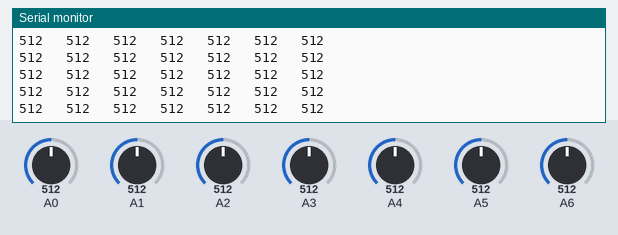
A sketch run on a simulated Arduino Nano, built with avr-gcc and run on an emulated ATmega328P. Shown: the last lines printed to the serial monitor. The test bench sets the inputs (shaded band); at power-on: A2 = 512, A4 = 512, A0 = 512, A1 = 512, A3 = 512, A5 = 512, A6 = 512.

Above: at 7.2 s.
7.3 s: A2 set to 109
At 7.35 s:
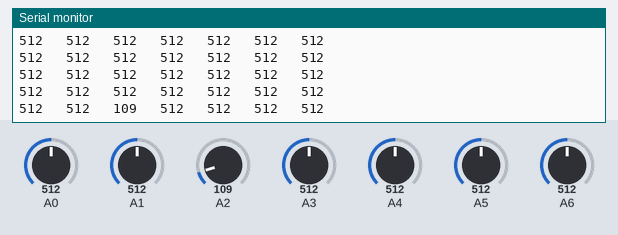
10.3 s: A2 set to 90
At 10.31 s:
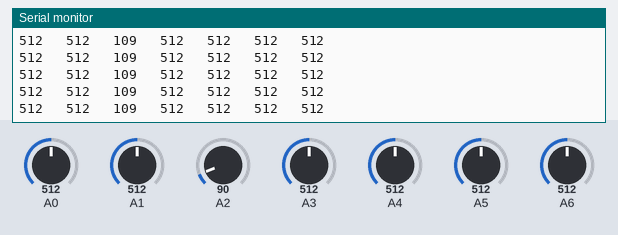
14.8 s: A4 set to 106
At 14.83 s:
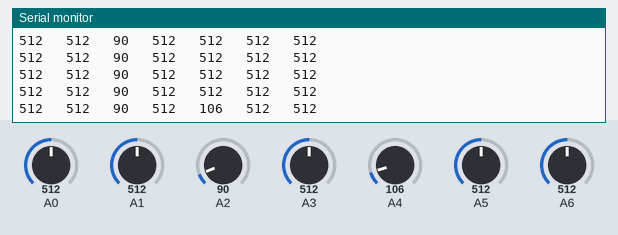
16.3 s: A4 set to 90
At 16.34 s:
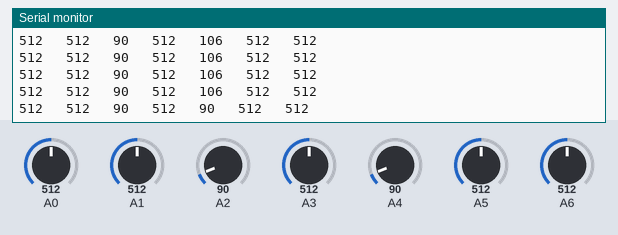
Timing chart, 0 to 19.3 s (numbered marks = the images above; inputs shaded):
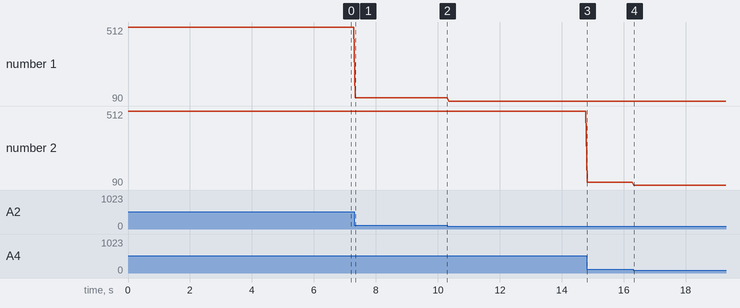

Measured:
- after the input at 7.3 s, the serial monitor: prints a new line at once (image 1)
- after the input at 14.8 s, the serial monitor: prints a new line at once (image 3)
- after the input at 16.3 s, the serial monitor: prints a new line at once (image 4)
- plotted number 1: 512 → 109 after the input at 7.3 s, 109 → 90 after the input at 10.3 s
- plotted number 2: 512 → 106 after the input at 14.8 s

The sketch:

SensorTest.ino
```cpp
/*
  Sample code to test the line sensor in the LFR robot
*/

void setup() {
  // Initialize serial communication at 9600 baud rate
  Serial.begin(9600);
}

void loop() {
  // Read analog values from line sensors
  int sensorValue0 = analogRead(A0);
  int sensorValue1 = analogRead(A1);
  int sensorValue2 = analogRead(A2);
  int sensorValue3 = analogRead(A3);
  int sensorValue4 = analogRead(A4);
  int sensorValue5 = analogRead(A5);
  int sensorValue6 = analogRead(A6);

  // Print out the analog values of each sensor
  Serial.print(sensorValue0);
  Serial.print("   ");
  Serial.print(sensorValue1);
  Serial.print("   ");
  Serial.print(sensorValue2);
  Serial.print("   ");
  Serial.print(sensorValue3);
  Serial.print("   ");
  Serial.print(sensorValue4);
  Serial.print("   ");
  Serial.print(sensorValue5);
  Serial.print("   ");
  Serial.println(sensorValue6);

  // Delay for 50 milliseconds before next reading
  delay(50);
}
```
